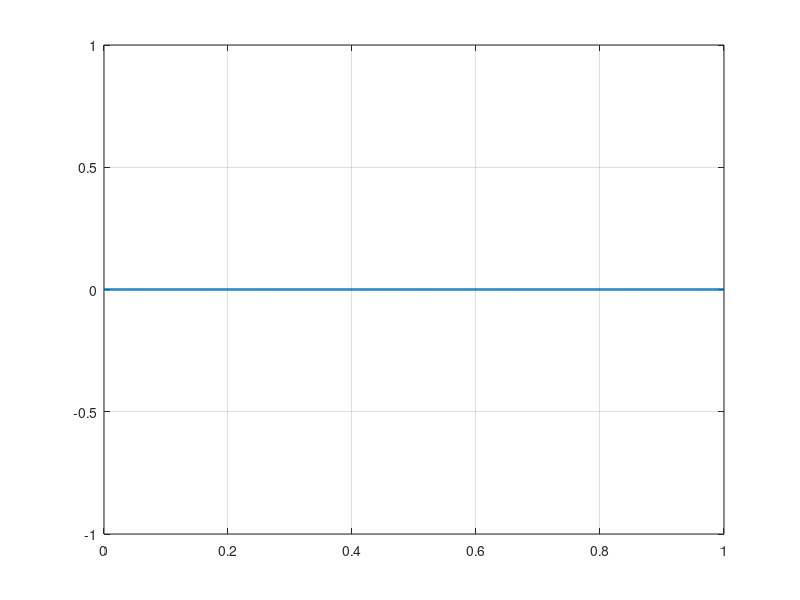

MATLAB code for this plot:
%modulation
  bits = input('Enter the bits : ');
  bitrate = 1;
  n = 1000;
  N = n * length(bits);
  T = length(bits) / bitrate;
  dt = T / N;
  t = 0 : dt : T;
  x = zeros(1, length(t));

  for i = 1 : length(bits)
    if bits(i) == 1
      x((i - 1) * n + 1 : i * n) = 1;
    endif
  end

  plot(t, x, 'Linewidth', 2);
  grid on;

%demodulation
  dem = zeros(1, int16(length(x) / n));
  for i = 1 : length(x) / n
    dem(i) = x(n * i);
  endfor
  display(dem);

